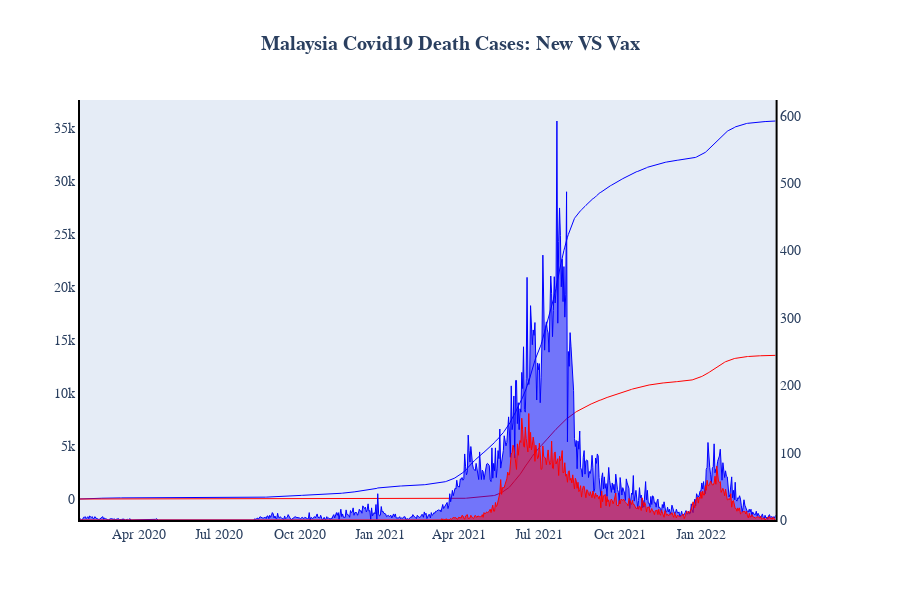

The notebook cell saved with this chart:
### Code cell
fig = make_subplots(shared_xaxes=True, specs=[[{'secondary_y': True}]])

#Graph 1
fig.add_trace(go.Scatter(x = df_mas_cases['date'], y = df_mas_deaths['deaths_new'],
                         fill='tozeroy',mode='lines',name ='Death Cases',
                         line = dict(color='blue', width=1)
                        ),secondary_y=True, row=1, col=1)
fig.add_trace(go.Scatter(x = df_mas_cases['date'], y = df_mas_deaths['total_vax'],
                         fill='tozeroy',mode='lines',name = 'Vax Death Cases',
                         line = dict(color='red', width=1)
                        ),secondary_y=True, row=1, col=1)

fig.add_trace(go.Scatter(x = df_mas_cases['date'], y = df_mas_deaths['cum_deaths'],
                         name ='Cum. Death Cases',line = dict(color='blue', width=1)
                        ), secondary_y=False, row=1, col=1)
fig.add_trace(go.Scatter(x = df_mas_cases['date'], y = df_mas_deaths['cum_vax'],
                         name = 'Cum. Vax Death Recovered',line = dict(color='red', width=1)
                        ), secondary_y=False, row=1, col=1)

fig.update_layout(title_text='<b>Malaysia Covid19 Death Cases: New VS Vax</b>',
                  title_x=0.5, showlegend=False,height=600)
fig.update_xaxes(title_text='')
fig.update_annotations(font=dict(family="Helvetica", size=12))
fig.update_layout(font=dict(family="Helvetica", size=14))
fig.update_xaxes(showgrid=False, zeroline=False, showline=True, linewidth=2, linecolor='black')
fig.update_yaxes(showgrid=False, zeroline=False, showline=True, linewidth=2, linecolor='black')
fig.show()

### Figure 1 — Plotly figure (JSON) as saved in the notebook; plotly's stock layout.template omitted (floating-point values rounded to 4 significant figures; data arrays with more than 128 entries replaced by an {"elided": "..."} marker saying what was removed)
{"data": [{"fill": "tozeroy", "line": {"color": "blue", "width": 1}, "mode": "lines", "name": "Death Cases", "type": "scatter", "x": {"elided": "845 str values"}, "xaxis": "x", "y": {"elided": "793 int values"}, "yaxis": "y2"}, {"fill": "tozeroy", "line": {"color": "red", "width": 1}, "mode": "lines", "name": "Vax Death Cases", "type": "scatter", "x": {"elided": "845 str values"}, "xaxis": "x", "y": {"elided": "793 int values"}, "yaxis": "y2"}, {"line": {"color": "blue", "width": 1}, "name": "Cum. Death Cases", "type": "scatter", "x": {"elided": "845 str values"}, "xaxis": "x", "y": {"elided": "793 int values"}, "yaxis": "y"}, {"line": {"color": "red", "width": 1}, "name": "Cum. Vax Death Recovered", "type": "scatter", "x": {"elided": "845 str values"}, "xaxis": "x", "y": {"elided": "793 int values"}, "yaxis": "y"}], "layout": {"font": {"family": "Helvetica", "size": 14}, "height": 600, "showlegend": false, "title": {"text": "<b>Malaysia Covid19 Death Cases: New VS Vax</b>", "x": 0.5}, "xaxis": {"anchor": "y", "domain": [0, 0.94], "linecolor": "black", "linewidth": 2, "showgrid": false, "showline": true, "title": {"text": ""}, "zeroline": false}, "yaxis": {"anchor": "x", "domain": [0, 1], "linecolor": "black", "linewidth": 2, "showgrid": false, "showline": true, "zeroline": false}, "yaxis2": {"anchor": "x", "linecolor": "black", "linewidth": 2, "overlaying": "y", "showgrid": false, "showline": true, "side": "right", "zeroline": false}}}
